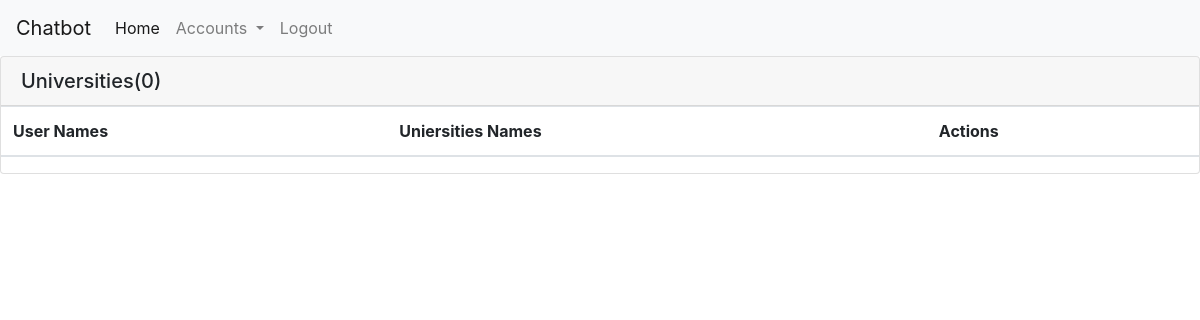
The app's page /superadmin/home (signed in), older data.
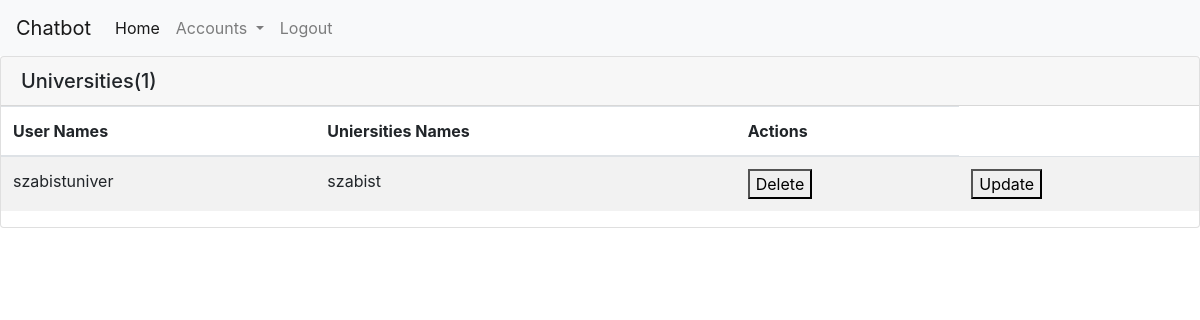
The same page, newer data.
### superadmin/models.py (models this page shows)
class UniUni(models.Model):
    uni=models.ForeignKey(User, on_delete=models.DO_NOTHING)
    username=models.CharField(max_length=255,default="-")
    name=models.CharField(max_length=255,default="-")

### superadmin/views.py (the view)
# urls.py: 2. Add a URL to urlpatterns:  path('', views.home, name='home')
@login_required
@superadmin_required
def home(request):
    universities=User.objects.filter(is_university=True)
    uni_count=User.objects.filter(is_university=True).count()
    universities=UniUni.objects.all()
    uni_count=UniUni.objects.all().count()
    context={'universities':universities, 'uni_count': uni_count}
    return render(request, 'superadmin/home.html',context)

### superadmin/templates/superadmin/home.html (shortened to what this page needs)
{% extends 'superadmin/basic.html' %}
{% block body %}
<div class="card">
    <h5 class="card-header">Universities({{ uni_count }})</h5>
    <table class="table table-striped">
        <thead>
          <tr>
            <th>User Names</th>
            <th>Uniersities Names</th>
            <th>Actions</th>
          </tr>
        </thead>
        <tbody>
        {% for o in universities %}
          <tr>
            <td>{{ o.username }}</td>
            <td>{{ o.name }}</td>
            <td >
                <form action="/superadmin/handledeleteuni" method="post">
                    <button type="Submit">Delete</button>
                </form>
            </td>
            <td>
                <form action="/superadmin/updateuni" method="post">
                    <button type="Submit">Update</button>
                </form>
            </td>
          </tr>
        {% endfor %}
        </tbody>
      </table>
  </div>
{% endblock %}

### superadmin/templates/superadmin/basic.html (shortened to what this page needs)
<!doctype html>
<html lang="en">
  <head>
    <link rel="stylesheet" href="https://maxcdn.bootstrapcdn.com/bootstrap/4.0.0/css/bootstrap.min.css">
  </head>
  <body>
    <nav class="navbar navbar-expand-lg navbar-light bg-light">
      <a class="navbar-brand" href="#">Chatbot</a>
      <div class="collapse navbar-collapse" id="navbarSupportedContent">
        {% if user.is_authenticated %}
        <ul class="navbar-nav mr-auto">
          <li class="nav-item active">
            <a class="nav-link" href="#">Home <span class="sr-only">(current)</span></a>
          </li>
          <li class="nav-item dropdown">
            {% if user.is_authenticated and not user.is_student %}
            <a class="nav-link dropdown-toggle" href="#" id="navbarDropdown" role="button" data-toggle="dropdown" aria-haspopup="true" aria-expanded="false">
              Accounts
            </a>
            {% endif %}
          </li>
          <li class="form-inline my-2 my-lg-0">
            <a class="nav-link" href='{% if user.is_super_admin %}{{"/superadmin/logout"}}{% elif user.is_university %}{{"/superadmin/universityhome/logout"}}{% elif user.is_department %}{{"/superadmin/departmenthome/logout"}}{% elif user.is_member %}{{"/superadmin/memberhome/logout"}}{% else %}{{"/superadmin/studenthome/logout"}}{% endif %}'>Logout</a>
          </li>
        </ul>
        {% endif %}
      </div>
    </nav>
    {% block body %}
    {% endblock %}
  </body>
</html>

Row changes from the older to the newer data that the page shows:
added UniUni: username "szabistuniver", name "szabist"
Text that changed along with them:
{{ uni_count }}: "0" → "1"
